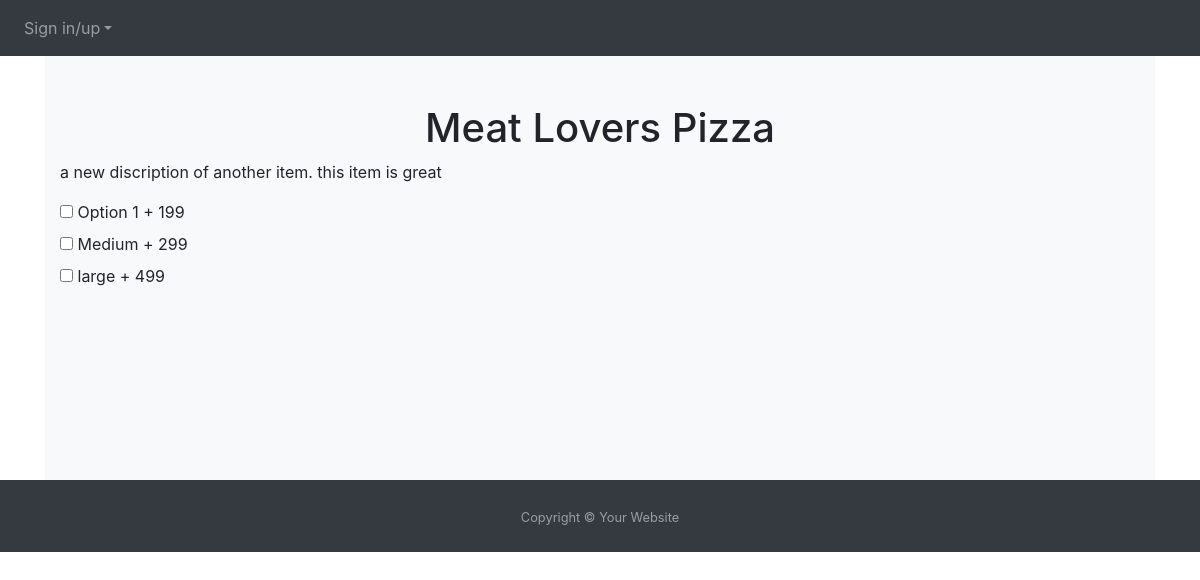
Page /item/1 on the committed database.
### website/models.py (models this page shows)
class Item(db.Model):
    id = db.Column(db.Integer, primary_key=True)
    name = db.Column(db.String(150))
    price = db.Column(db.Integer)
    description = db.Column(db.String(500))
    category = db.Column(db.Integer) # Helps create different sections of menu and similar items section
    item_image = db.Column(db.String(40))

class Option(db.Model):
    id = db.Column(db.Integer, primary_key=True)
    name = db.Column(db.String(150))
    price = db.Column(db.Integer)
    description = db.Column(db.String(500))
    category = db.Column(db.Integer)

### website/menu.py (the view)
@menu.route('/item/<int:id>', methods=['GET', 'POST'])
def item(id):
  if request.method == 'POST':
    name = request.form.get('name')
    price = request.form.get('price')
    quantity = request.form.get('quantity')
    cart_item = Cart(name=name, price=price, quantity=quantity)
    db.session.add(cart_item)
    db.session.commit()
    flash('Added to cart!', category='success')
    return redirect(url_for('menu.website_menu'))
  else:
    rows = Cart.query.filter(Cart.id).count()
    return render_template('item.html', user=current_user, current_item=get_items()[id-1], options=get_options(), rows=rows)

### website/menu.py (called while the page is built)
def get_items():
  ids = [id[0] for id in Item.query.with_entities(Item.id).all()]
  test_items = []
  for id in ids:
    item = Item.query.filter_by(id=id).first()
    grabber = {'id': 0, 'name': '', 'price': 0, 'desc': '', 'img': '', 'category': 0, 'options': ''}
    grabber['id'] = item.id
    grabber['name'] = item.name
    grabber['price'] = item.price
    grabber['desc'] = item.description
    grabber['img'] = item.item_image
    grabber['category'] = item.category
    test_items.append(grabber)
  return test_items

def get_options():
    ids = [id[0] for id in Option.query.with_entities(Option.id).all()]
    all_options = []
    for id in ids:
        option = Option.query.filter_by(id=id).first()
        grabber = {'id':0, 'name':'', 'price':0, 'description': '', 'category': 0}
        grabber['id'] = option.id
        grabber['name'] = option.name
        grabber['price'] = option.price
        grabber['description'] = option.description
        grabber['category'] = option.category
        all_options.append(grabber)
    return all_options

### website/templates/item.html (shortened to what this page needs)
{% extends "base.html" %} {% block title %}Item{% endblock %}
{% block content%}
<div class="album py-5 bg-light">
    <h1 align="center">{{ current_item.name }}</h1>
    <div class="container">
        <p>{{ current_item.desc }}</p>
        <p>
          {% for i in options %}
            {% if i.category == current_item.category %}
              <input type="checkbox" id="options" name="options">
              <label for="options">{{ i.name }} + {{i.price}}</label><br>
            {% endif %}
          {% endfor %}
        </p>
        <form method="POST">
          <div class="form-group">
          </div>
          <div class="form-group">
          </div>
          <div class="form-group">
          </div>
      </form>
    </div>
</div>
{% endblock %}

### website/templates/base.html (shortened to what this page needs)
<!DOCTYPE html>
<html>
  <head>
    <link
      rel="stylesheet"
      href="https://stackpath.bootstrapcdn.com/bootstrap/4.4.1/css/bootstrap.min.css"
    />
    <link
      rel="stylesheet"
      href="https://stackpath.bootstrapcdn.com/font-awesome/4.7.0/css/font-awesome.min.css"
    />
    <link rel="stylesheet" href="../static/base.css">
  </head>
  <body>
    <nav class="navbar navbar-expand-lg navbar-dark bg-dark">
      <div class="collapse navbar-collapse" id="navbar">
        <div class="navbar-nav">
          {% if user.is_authenticated %}
          <a class="nav-item nav-link" id="home" href="/">Home</a>
          <a class="nav-item nav-link" id="menu" href="/website-menu">Menu</a>
          <a class="nav-item nav-link" id="cart" href="/website-cart">Cart ({% block cart %}0{% endblock %})</a>
            {% if user.id == 1 %}
            <li class="nav-item dropdown">
              <a class="nav-link dropdown-toggle" href="#" id="navbarDropdown" role="button" data-toggle="dropdown" aria-haspopup="true" aria-expanded="false">
              Admin</a>
              <div class="dropdown-menu" aria-labelledby="navbarDropdown">
                  <a class="dropdown-item" href="/edititems">Edit items</a>
                  <a class="dropdown-item" href="/addoptions">Add options</a>
                  <a class="dropdown-item" href="/editusers">Edit stores</a>
                  <a class="dropdown-item" href="/logout">Logout</a>
              </div>
            </li>
            {% else %}
            <li class="nav-item dropdown">
              <a class="nav-link dropdown-toggle" href="#" id="navbarDropdown" role="button" data-toggle="dropdown" aria-haspopup="true" aria-expanded="false">
              Hey, {{user.first_name}}</a>
              <div class="dropdown-menu" aria-labelledby="navbarDropdown">
                  <a class="dropdown-item" href="/logout">Logout</a>
              </div>
            </li>
            {% endif %}
          {% else %}
          <li class="nav-item dropdown">
            <a class="nav-link dropdown-toggle" href="#" id="navbarDropdown" role="button" data-toggle="dropdown" aria-haspopup="true" aria-expanded="false">
            Sign in/up</a>
          </li>
          {% endif %}
        </div>
      </div>
    </nav>
    <div class="container">{% block content %} {% endblock %}</div>
  </body>
  <footer id="sticky-footer" class="flex-shrink-0 py-4 bg-dark text-white-50">
    <div class="container text-center">
      <small>Copyright &copy; Your Website</small>
    </div>
  </footer>
</html>

### website/static/base.css (style rules this page uses)
html, body { height: 100%; }

### rows in the picture
Item: name "Meat Lovers Pizza", desc "a new discription of another item. this item is great"
Option: name "Option 1", price "199"
Option: name "Medium", price "299"
Option: name "large", price "499"
